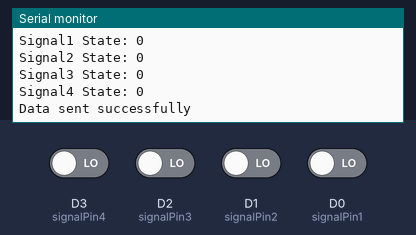
The sketch below on a simulated ESP8266 (NodeMCU). Parts: the last lines printed to the serial monitor. The inputs (shaded band) are chosen by the test bench; at power-on: D0 (signalPin1), D1 (signalPin2), D2 (signalPin3), D3 (signalPin4) LOW. WiFi joins after 1.5 s; servers stay silent unless stated; uploads are accepted with an empty reply; the local clock reads 2024-03-15 10:24:30 at power-on unless the sketch sets it.

Above: at 2.7 s.
2.8 s: D3 (signalPin4) driven HIGH
At 3.55 s:
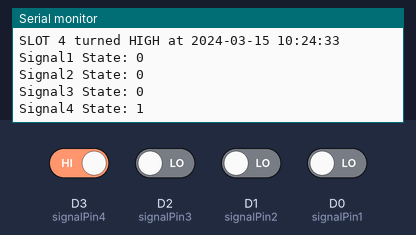
4.8 s: D3 (signalPin4) driven LOW
At 5.37 s:
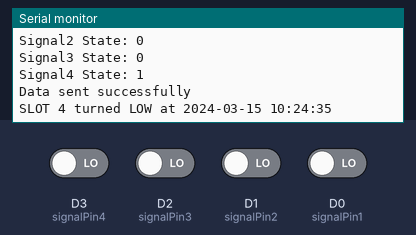
6.9 s: D2 (signalPin3) driven HIGH
8.4 s: D1 (signalPin2) driven HIGH
11.7 s: D0 (signalPin1) driven HIGH
13.2 s: D2 (signalPin3) driven LOW
At 13.72 s:
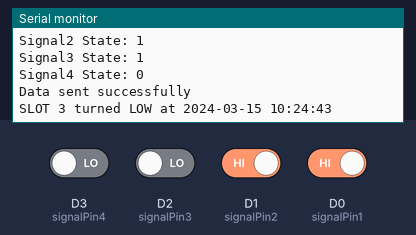
Timing chart, 0 to 15.7 s (numbered marks = the images above; inputs shaded):
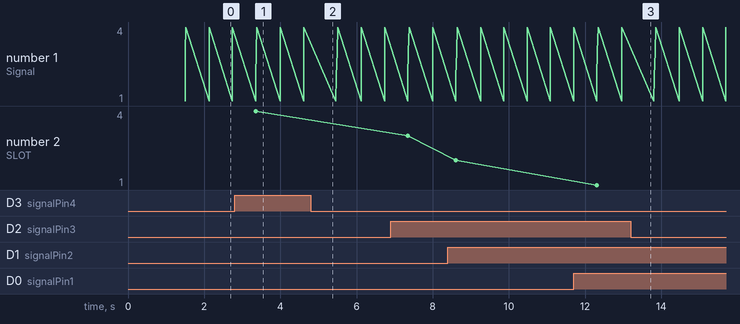

Measured:
- after the input at 2.8 s, the serial monitor: prints a new line after 0.55 s (image 1)
- after the input at 4.8 s, the serial monitor: prints a new line after 0.42 s (image 2)
- after the input at 13.2 s, the serial monitor: prints a new line after 0.37 s (image 3)

The sketch:

NodeMCUwithDatabase.ino
```cpp
#include <ESP8266WiFi.h>
#include <ESP8266HTTPClient.h>
#include <time.h>
#include <WiFiClient.h>


const int signalPin1 = D0;  // Signal input pin 1
const int signalPin2 = D1;  // Signal input pin 2
const int signalPin3 = D2;  // Signal input pin 3
const int signalPin4 = D3;  // Signal input pin 4
const char* ssid = "EpicSeven_JP";
const char* password = "Glitched_1234";
const char* serverURL1 = "http://smartparkjjjk.onlinewebshop.net/store_signal.php";
const char* serverURL2 = "http://smartparkjjjk.onlinewebshop.net/store_signal_admin.php";
String PROJECT_API_KEY = "niggaaa";

WiFiClient client; // Create WiFiClient object
int prevSignalState1 = LOW, prevSignalState2 = LOW, prevSignalState3 = LOW, prevSignalState4 = LOW;
String startTime1 = "", startTime2 = "", startTime3 = "", startTime4 = "";

void setup() {
  Serial.begin(9600);
  pinMode(signalPin1, INPUT);
  pinMode(signalPin2, INPUT);
  pinMode(signalPin3, INPUT);
  pinMode(signalPin4, INPUT);

  // Connect to Wi-Fi
  WiFi.begin(ssid, password);
  while (WiFi.status() != WL_CONNECTED) {
    delay(500);
    Serial.print(".");
  }
  Serial.println("Connected to WiFi");
  configTime(28800, 0, "pool.ntp.org", "time.nist.gov");
}

String getCurrentTime() {
  time_t now = time(nullptr);
  struct tm* timeInfo = localtime(&now);
  char timeString[30];
  strftime(timeString, sizeof(timeString), "%Y-%m-%d %H:%M:%S", timeInfo);
  return String(timeString);
}

void loop() {
  int signalState1 = digitalRead(signalPin1);  // Read state of signalPin1
  int signalState2 = digitalRead(signalPin2);  // Read state of signalPin2
  int signalState3 = digitalRead(signalPin3);  // Read state of signalPin3
  int signalState4 = digitalRead(signalPin4);  // Read state of signalPin3

  checkStateChange(signalState1, prevSignalState1, startTime1, "SLOT 1");
  checkStateChange(signalState2, prevSignalState2, startTime2, "SLOT 2");
  checkStateChange(signalState3, prevSignalState3, startTime3, "SLOT 3");
  checkStateChange(signalState4, prevSignalState4, startTime4, "SLOT 4");

  // Print signal states to serial monitor
  Serial.print("Signal1 State: ");
  Serial.println(signalState1);
  Serial.print("Signal2 State: ");
  Serial.println(signalState2);
  Serial.print("Signal3 State: ");
  Serial.println(signalState3);
  Serial.print("Signal4 State: ");
  Serial.println(signalState4);

  // Send both states to the server
  sendDataToServer(signalState1, signalState2, signalState3, signalState4);

  delay(400);
}

void checkStateChange(int currentState, int& prevState, String& startTime, const String& signalName) {
  if (currentState != prevState) {
    String currentTime = getCurrentTime();
    if (currentState == HIGH) {
      startTime = currentTime; // Record start time
      Serial.println(signalName + " turned HIGH at " + startTime);
    } else {
      // Record the end time and send both start and end times to the server
      Serial.println(signalName + " turned LOW at " + currentTime);
      sendSignalStateToDatabase(signalName, startTime, currentTime);
      startTime = ""; // Clear start time
    }
    prevState = currentState;
  }
}

void sendSignalStateToDatabase(const String& signalName, const String& startTime, const String& endTime) {
  if (WiFi.status() == WL_CONNECTED) {
    HTTPClient http;
    http.begin(client, serverURL2); // Pass WiFiClient client and server URL
    http.addHeader("Content-Type", "application/x-www-form-urlencoded"); // Set content type to form data

    // Prepare the data to send
    String output = "signal=" + signalName + "&startTime=" + startTime + "&endTime=" + endTime;

    int httpResponseCode = http.POST(output); // Send POST request
    if (httpResponseCode > 0) {
      Serial.println("Data sent successfully: " + output);
    } else {
      Serial.println("Error sending data");
    }
    http.end(); // Free resources
  } else {
    Serial.println("WiFi not connected");
  }
}

void sendDataToServer(int state1, int state2, int state3, int state4) {
  if (WiFi.status() == WL_CONNECTED) {
    HTTPClient http;

    http.begin(client, serverURL1); // Pass WiFiClient client and server URL

    http.addHeader("Content-Type", "application/x-www-form-urlencoded"); // Set content type to form data

    // Prepare the data to send
    String output = "state1=" + String(state1) + "&state2=" + String(state2) + "&state3=" + String(state3) + "&state4=" + String(state4); // Send both states

    int httpResponseCode = http.POST(output); // Send POST request
    if (httpResponseCode > 0) {
      Serial.println("Data sent successfully");
    } else {
      Serial.println("Error sending data");
    }
    http.end(); // Free resources
  } else {
    Serial.println("WiFi not connected");
  }
}
```
